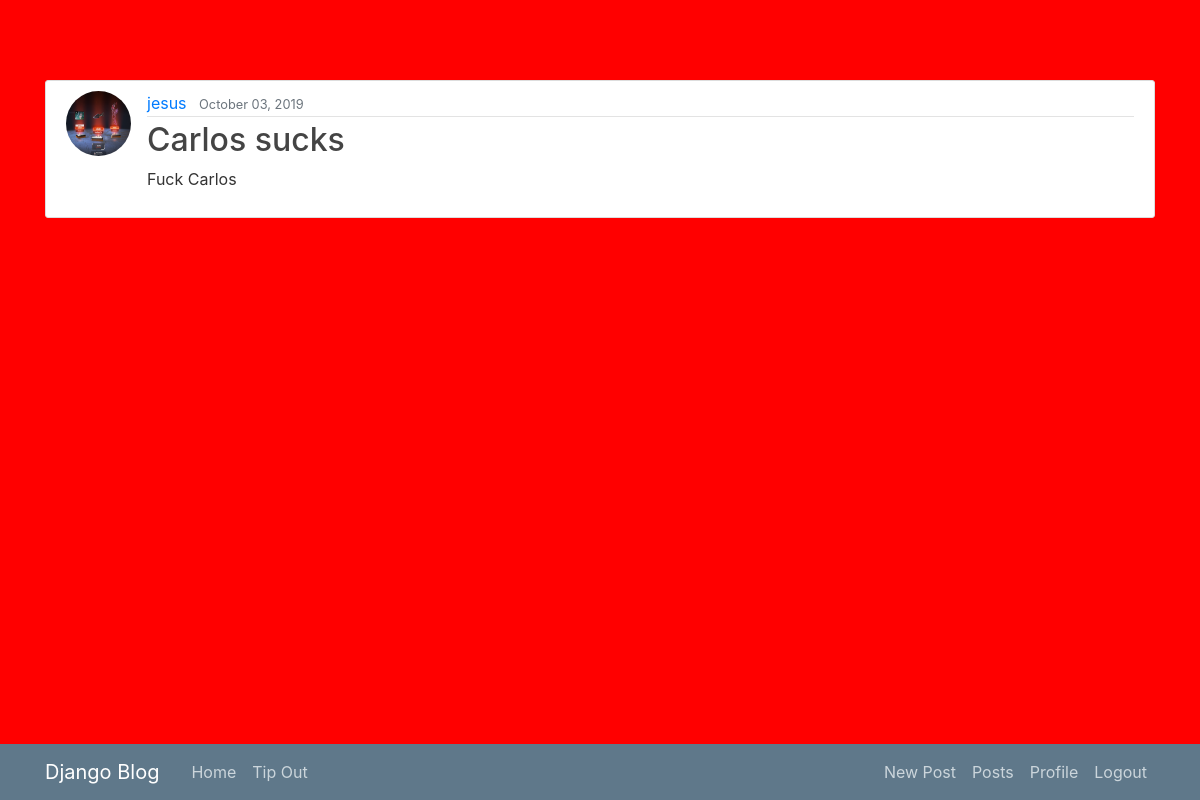
/post/31/ (signed in), run on an earlier commit of the app's database.
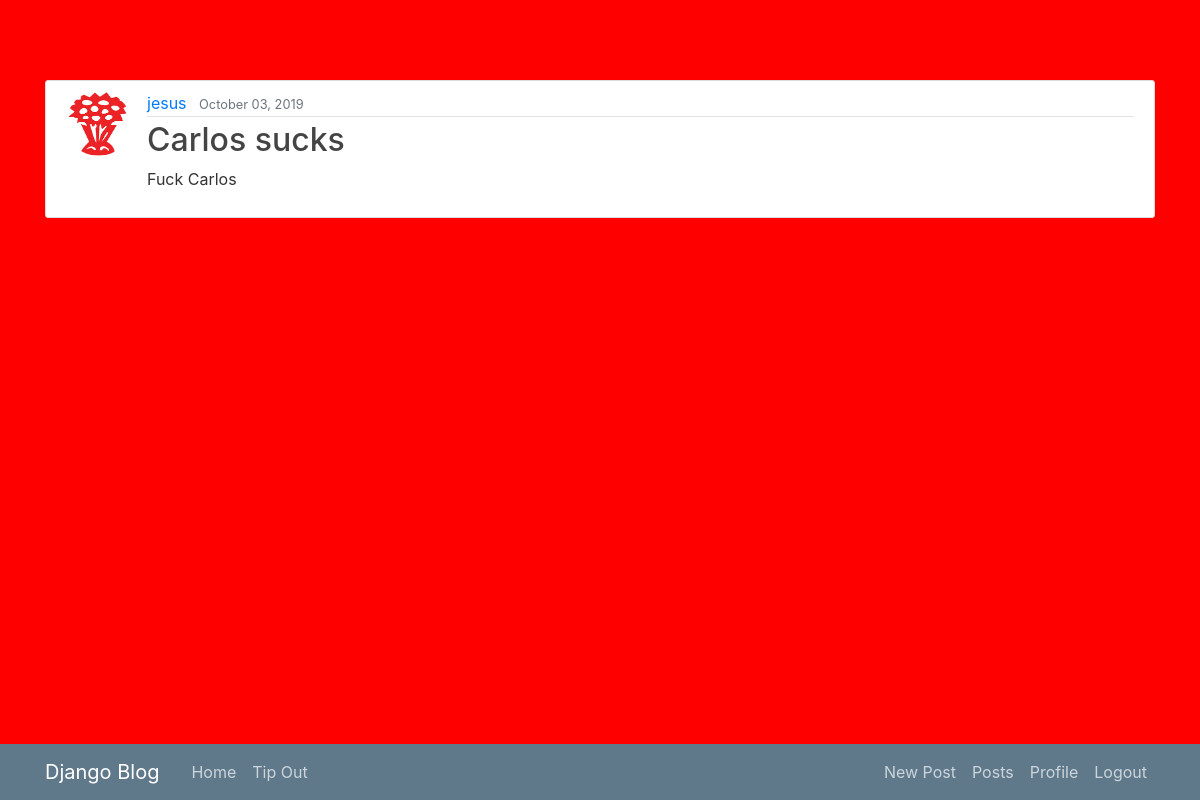
And on a later commit of the database.
### blog/models.py (models this page shows, shortened)
class Post(models.Model):
    title = models.CharField(max_length=100)
    content = models.TextField()
    date_posted = models.DateTimeField(default=timezone.now)
    author = models.ForeignKey(User, on_delete=models.CASCADE)

### users/models.py (models this page shows, shortened)
class Profile(models.Model):
    user = models.OneToOneField(User, on_delete=models.CASCADE)
    image = models.ImageField(default='default.png', upload_to='profile_pics')

### blog/views.py (the view)
# urls.py: path('post/<int:pk>/', PostDetailView.as_view(), name='post-detail'),
class PostDetailView(LoginRequiredMixin, DetailView):
    model = Post

### blog/templates/blog/post_detail.html (shortened to what this page needs)
{% extends "blog/base.html" %}
{% block content %}
<article class="media content-section">
  <img class = "rounded-circle article-img" src="{{ object.author.profile.image.url }}">
  <div class="media-body">
    <div class="article-metadata">
      <a class="mr-2" href="{% url 'user-posts' post.author.username %}">{{ object.author }}</a>
      <small class="text-muted">{{ object.date_posted|date:"F d, Y" }}</small>
    </div>
    <h2 class="article-title">{{ object.title }}</h2>
    <p class="article-content">{{ object.content }}</p>
  </div>
</article>
{% endblock content %}

What changed in the data, as far as the page shows it:
changed through a linked row, Post "Carlos sucks": author.profile.image: a different picture
